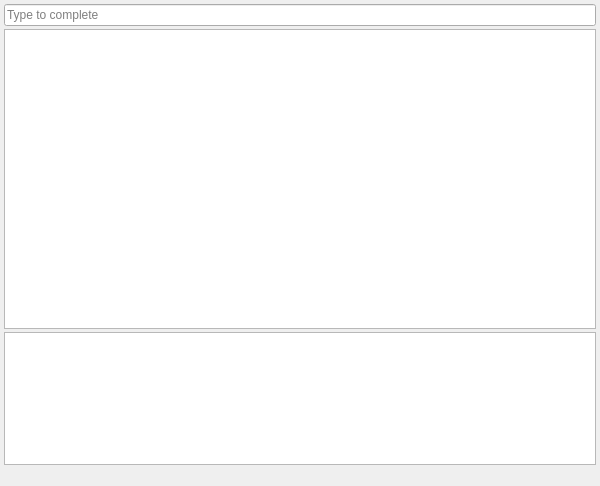
<?xml version="1.0" encoding="UTF-8"?>
<ui version="4.0">
 <class>Completer</class>
 <widget class="QWidget" name="Completer">
  <property name="geometry">
   <rect>
    <x>0</x>
    <y>0</y>
    <width>600</width>
    <height>486</height>
   </rect>
  </property>
  <property name="windowTitle">
   <string>Form</string>
  </property>
  <layout class="QVBoxLayout" name="verticalLayout">
   <property name="spacing">
    <number>3</number>
   </property>
   <property name="leftMargin">
    <number>4</number>
   </property>
   <property name="topMargin">
    <number>4</number>
   </property>
   <property name="rightMargin">
    <number>4</number>
   </property>
   <property name="bottomMargin">
    <number>4</number>
   </property>
   <item>
    <widget class="QLineEdit" name="lineEdit">
     <property name="placeholderText">
      <string>Type to complete</string>
     </property>
    </widget>
   </item>
   <item>
    <widget class="QTableView" name="tableView">
     <property name="sizePolicy">
      <sizepolicy hsizetype="Expanding" vsizetype="MinimumExpanding">
       <horstretch>0</horstretch>
       <verstretch>0</verstretch>
      </sizepolicy>
     </property>
     <property name="minimumSize">
      <size>
       <width>0</width>
       <height>300</height>
      </size>
     </property>
     <property name="maximumSize">
      <size>
       <width>16777215</width>
       <height>300</height>
      </size>
     </property>
     <property name="focusPolicy">
      <enum>Qt::NoFocus</enum>
     </property>
     <property name="selectionMode">
      <enum>QAbstractItemView::SingleSelection</enum>
     </property>
     <property name="selectionBehavior">
      <enum>QAbstractItemView::SelectRows</enum>
     </property>
     <property name="showGrid">
      <bool>false</bool>
     </property>
     <attribute name="horizontalHeaderVisible">
      <bool>false</bool>
     </attribute>
     <attribute name="horizontalHeaderStretchLastSection">
      <bool>true</bool>
     </attribute>
     <attribute name="verticalHeaderVisible">
      <bool>false</bool>
     </attribute>
     <attribute name="verticalHeaderDefaultSectionSize">
      <number>24</number>
     </attribute>
    </widget>
   </item>
   <item>
    <widget class="QPlainTextEdit" name="help">
     <property name="focusPolicy">
      <enum>Qt::NoFocus</enum>
     </property>
     <property name="frameShape">
      <enum>QFrame::StyledPanel</enum>
     </property>
     <property name="frameShadow">
      <enum>QFrame::Plain</enum>
     </property>
     <property name="lineWrapMode">
      <enum>QPlainTextEdit::WidgetWidth</enum>
     </property>
     <property name="readOnly">
      <bool>true</bool>
     </property>
     <property name="backgroundVisible">
      <bool>false</bool>
     </property>
    </widget>
   </item>
   <item>
    <widget class="QLabel" name="args">
     <property name="minimumSize">
      <size>
       <width>0</width>
       <height>0</height>
      </size>
     </property>
     <property name="text">
      <string/>
     </property>
     <property name="wordWrap">
      <bool>true</bool>
     </property>
     <property name="margin">
      <number>10</number>
     </property>
     <property name="indent">
      <number>10</number>
     </property>
    </widget>
   </item>
  </layout>
 </widget>
 <resources/>
 <connections/>
</ui>
